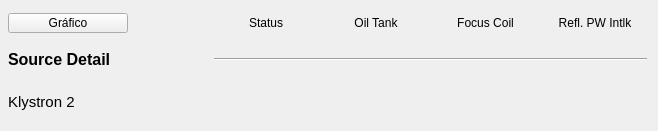
     <widget class="QWidget" name="scrollAreaWidgetContents_4">
      <property name="geometry">
       <rect>
        <x>0</x>
        <y>0</y>
        <width>658</width>
        <height>131</height>
       </rect>
      </property>
      <widget class="QWidget" name="layoutWidget_3">
       <property name="geometry">
        <rect>
         <x>8</x>
         <y>10</y>
         <width>641</width>
         <height>110</height>
        </rect>
       </property>
       <layout class="QGridLayout" name="gridLayout_4">
        <item row="0" column="1">
         <widget class="PyDMLabel" name="PyDMLabel_50">
          <property name="minimumSize">
           <size>
            <width>104</width>
            <height>0</height>
           </size>
          </property>
          <property name="toolTip">
           <string/>
          </property>
          <property name="text">
           <string>Status</string>
          </property>
          <property name="alignment">
           <set>Qt::AlignCenter</set>
          </property>
         </widget>
        </item>
        <item row="0" column="2">
         <widget class="PyDMLabel" name="PyDMLabel_51">
          <property name="minimumSize">
           <size>
            <width>104</width>
            <height>0</height>
           </size>
          </property>
          <property name="toolTip">
           <string/>
          </property>
          <property name="text">
           <string>Oil Tank</string>
          </property>
          <property name="alignment">
           <set>Qt::AlignCenter</set>
          </property>
         </widget>
        </item>
        <item row="0" column="3">
         <widget class="PyDMLabel" name="PyDMLabel_56">
          <property name="minimumSize">
           <size>
            <width>103</width>
            <height>0</height>
           </size>
          </property>
          <property name="toolTip">
           <string/>
          </property>
          <property name="text">
           <string>Focus Coil</string>
          </property>
          <property name="alignment">
           <set>Qt::AlignCenter</set>
          </property>
         </widget>
        </item>
        <item row="0" column="4">
         <widget class="PyDMLabel" name="PyDMLabel_60">
          <property name="minimumSize">
           <size>
            <width>104</width>
            <height>24</height>
           </size>
          </property>
          <property name="toolTip">
           <string/>
          </property>
          <property name="text">
           <string>Refl. PW Intlk</string>
          </property>
          <property name="alignment">
           <set>Qt::AlignCenter</set>
          </property>
         </widget>
        </item>
        <item row="1" column="0">
         <widget class="PyDMLabel" name="PyDMLabel_88">
          <property name="minimumSize">
           <size>
            <width>200</width>
            <height>35</height>
           </size>
          </property>
          <property name="maximumSize">
           <size>
            <width>160</width>
            <height>16777215</height>
           </size>
          </property>
          <property name="font">
           <font>
            <pointsize>12</pointsize>
            <weight>75</weight>
            <bold>true</bold>
           </font>
          </property>
          <property name="toolTip">
           <string/>
          </property>
          <property name="text">
           <string>Source Detail</string>
          </property>
         </widget>
        </item>
        <item row="1" column="1" colspan="4">
         <widget class="Line" name="line_7">
          <property name="minimumSize">
           <size>
            <width>433</width>
            <height>0</height>
           </size>
          </property>
          <property name="sizeIncrement">
           <size>
            <width>0</width>
            <height>0</height>
           </size>
          </property>
          <property name="baseSize">
           <size>
            <width>0</width>
            <height>0</height>
           </size>
          </property>
          <property name="autoFillBackground">
           <bool>false</bool>
          </property>
          <property name="frameShadow">
           <enum>QFrame::Sunken</enum>
          </property>
          <property name="lineWidth">
           <number>1</number>
          </property>
          <property name="midLineWidth">
           <number>0</number>
          </property>
          <property name="orientation">
           <enum>Qt::Horizontal</enum>
          </property>
         </widget>
        </item>
        <item row="2" column="0">
         <widget class="PyDMLabel" name="PyDMLabel_89">
          <property name="minimumSize">
           <size>
            <width>200</width>
            <height>35</height>
           </size>
          </property>
          <property name="maximumSize">
           <size>
            <width>200</width>
            <height>16777215</height>
           </size>
          </property>
          <property name="font">
           <font>
            <pointsize>11</pointsize>
           </font>
          </property>
          <property name="toolTip">
           <string/>
          </property>
          <property name="text">
           <string>Klystron 2</string>
          </property>
         </widget>
        </item>
        <item row="2" column="1">
         <widget class="QLed" name="ledstatus_k2">
          <property name="sizePolicy">
           <sizepolicy hsizetype="Maximum" vsizetype="Maximum">
            <horstretch>0</horstretch>
            <verstretch>0</verstretch>
           </sizepolicy>
          </property>
          <property name="minimumSize">
           <size>
            <width>95</width>
            <height>35</height>
           </size>
          </property>
          <property name="maximumSize">
           <size>
            <width>51</width>
            <height>35</height>
           </size>
          </property>
          <property name="toolTip">
           <string/>
          </property>
          <property name="state">
           <bool>true</bool>
          </property>
          <property name="onColor">
           <color>
            <red>0</red>
            <green>140</green>
            <blue>0</blue>
           </color>
          </property>
          <property name="shape">
           <enum>QLed::Circle</enum>
          </property>
         </widget>
        </item>
        <item row="2" column="2">
         <widget class="QLed" name="ledoiltank_k2">
          <property name="sizePolicy">
           <sizepolicy hsizetype="Maximum" vsizetype="Maximum">
            <horstretch>0</horstretch>
            <verstretch>0</verstretch>
           </sizepolicy>
          </property>
          <property name="minimumSize">
           <size>
            <width>95</width>
            <height>35</height>
           </size>
          </property>
          <property name="maximumSize">
           <size>
            <width>51</width>
            <height>35</height>
           </size>
          </property>
          <property name="toolTip">
           <string/>
          </property>
          <property name="state">
           <bool>true</bool>
          </property>
          <property name="onColor">
           <color>
            <red>0</red>
            <green>140</green>
            <blue>0</blue>
           </color>
          </property>
          <property name="shape">
           <enum>QLed::Circle</enum>
          </property>
         </widget>
        </item>
        <item row="2" column="3">
         <widget class="QLed" name="ledfocuscoil_k2">
          <property name="enabled">
           <bool>true</bool>
          </property>
          <property name="sizePolicy">
           <sizepolicy hsizetype="Maximum" vsizetype="Maximum">
            <horstretch>0</horstretch>
            <verstretch>0</verstretch>
           </sizepolicy>
          </property>
          <property name="minimumSize">
           <size>
            <width>95</width>
            <height>35</height>
           </size>
          </property>
          <property name="maximumSize">
           <size>
            <width>51</width>
            <height>35</height>
           </size>
          </property>
          <property name="toolTip">
           <string/>
          </property>
          <property name="state">
           <bool>true</bool>
          </property>
          <property name="onColor">
           <color>
            <red>0</red>
            <green>140</green>
            <blue>0</blue>
           </color>
          </property>
          <property name="shape">
           <enum>QLed::Circle</enum>
          </property>
         </widget>
        </item>
        <item row="2" column="4">
         <widget class="QLed" name="ledreflet_k2">
          <property name="enabled">
           <bool>true</bool>
          </property>
          <property name="sizePolicy">
           <sizepolicy hsizetype="Maximum" vsizetype="Maximum">
            <horstretch>0</horstretch>
            <verstretch>0</verstretch>
           </sizepolicy>
          </property>
          <property name="minimumSize">
           <size>
            <width>95</width>
            <height>35</height>
           </size>
          </property>
          <property name="maximumSize">
           <size>
            <width>51</width>
            <height>35</height>
           </size>
          </property>
          <property name="toolTip">
           <string/>
          </property>
          <property name="state">
           <bool>true</bool>
          </property>
          <property name="onColor">
           <color>
            <red>0</red>
            <green>140</green>
            <blue>0</blue>
           </color>
          </property>
          <property name="shape">
           <enum>QLed::Circle</enum>
          </property>
         </widget>
        </item>
        <item row="0" column="0">
         <widget class="PyDMPushButton" name="btnkly2lowlevel">
          <property name="minimumSize">
           <size>
            <width>120</width>
            <height>20</height>
           </size>
          </property>
          <property name="maximumSize">
           <size>
            <width>120</width>
            <height>20</height>
           </size>
          </property>
          <property name="toolTip">
           <string/>
          </property>
          <property name="text">
           <string>Gráfico</string>
          </property>
         </widget>
        </item>
       </layout>
      </widget>
     </widget>
